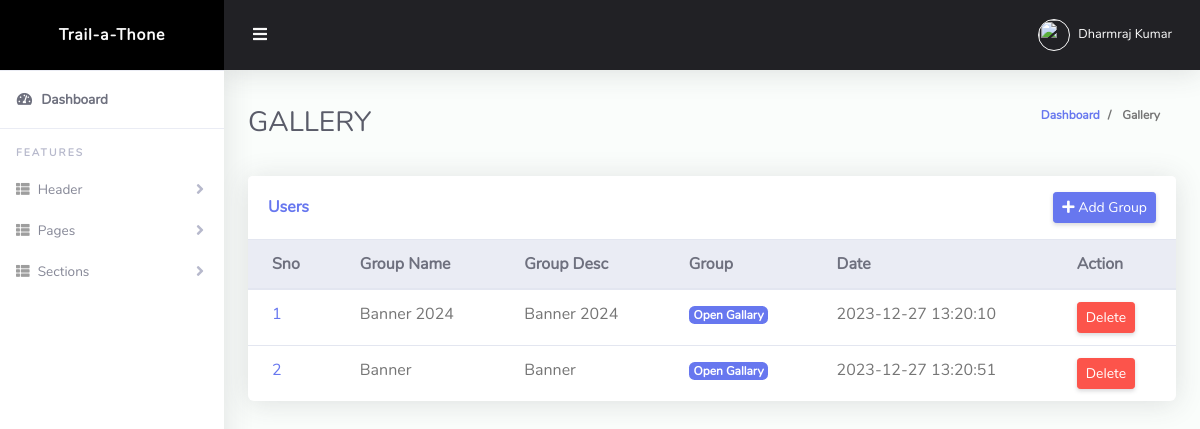
Page /admin/gallery.php?sectionid=2 (signed in) on the committed database.
### tables this page shows
CREATE TABLE `grt_section_group` (
  `id` int(11) NOT NULL,
  `client_id` int(11) NOT NULL,
  `section_id` int(11) NOT NULL,
  `section_group_title` varchar(200) NOT NULL,
  `section_group_desc` varchar(200) NOT NULL,
  `status` tinyint(4) NOT NULL DEFAULT 0,
  `created_date` timestamp NOT NULL DEFAULT current_timestamp(),
  `updated_date` timestamp NOT NULL DEFAULT current_timestamp() ON UPDATE current_timestamp()
);

### admin/config/class.php (called while the page is built, shortened)
<?php
class Db_functions
{
    private $servername = "localhost";
    private $username = "root";
    private $password = "";
    private $db_name = "grt_cms";
    protected $conn = "";
    public function __construct()
    {
        $this->conn = new mysqli($this->servername, $this->username, $this->password, $this->db_name);
    }
    function exe_query($sql_qry)
    {
        $qry = $this->conn->query($sql_qry);
        return $qry;
    }
    function data_fetch($qry)
    {
        $qry_exe = $this->exe_query($qry);
        if (mysqli_num_rows($qry_exe) > 0) {
            while ($data = mysqli_fetch_assoc($qry_exe)) {
                $array[] = $data;
            }
        } else {
            $array = 0;
        }
        return $array;
    }
}

### admin/gallery.php (the view, shortened to what this page needs)
<?php
include "./header.php";
if (isset($_GET['sectionid'])) {
    $section_id = $_GET['sectionid'];
} else {
    echo "<script>
    window.location.href='./add_section';
    </script>";
}
$gallery_data = new Db_functions();
$qry = "SELECT * FROM `grt_section_group` WHERE section_id= $section_id  and  client_id=$_SESSION[active_user]";
$qry_res = $gallery_data->data_fetch($qry);
?>
<div class="row">
    <div class="col-lg-12 mb-4">
        <div class="card">
            <div class="card-header py-3 d-flex flex-row align-items-center justify-content-between">
                <h6 class="m-0 font-weight-bold text-primary">Users</h6>
                <a class="btn btn-primary btn-sm" href="./gallery_add?sectionid=<?= $section_id ?>">
                    <i class=" fa fa-plus"></i> Add Group
                </a>
            </div>
            <div class="table-responsive">
                <table style="Overflow-x:scroll;" class="table align-items-center table-flush">
                    <thead class="thead-light">
                        <tr>
                            <th>Sno</th>
                            <th>Group Name</th>
                            <th>Group Desc</th>
                            <th>Group</th>
                            <th>Date</th>
                            <th>Action</th>
                        </tr>
                    </thead>
                    <tbody>
                        <?php
                        if ($qry_res != 0) {
                            $sno = 0;
                            foreach ($qry_res as $key => $values) {
                                $sno++; ?>
                                <tr>
                                    <td><a href="#"><?= $sno ?></a></td>
                                    <td><?= $values['section_group_title'] ?></td>
                                    <td><?= $values['section_group_desc'] ?></td>
                                    <td>
                                        <a class="badge badge-primary" href="./gallery_view?section_groupid=<?= $values['id'] ?>">Open Gallary</a>
                                    </td>
                                    <td><?= $values['created_date'] ?></td>
                                    <td>
                                        <button class="btn btn-sm btn-danger" data-toggle="modal" data-target="#img_del<?= $values['id'] ?>">Delete</button>
                                    </td>
                                </tr>
                        <?php }
                        } else {
                            echo "NO Images Group Found";
                        }
                        ?>
                    </tbody>
                </table>
            </div>
        </div>
    </div>
</div>
<?php
include "./footer.php";
?>

### admin/css/admin.css (style rules this page uses)
html { position: relative; min-height: 100%; font-family: Nunito; }
body { height: 100%; }
.table-flush td, .table-flush th { border-right: 0; border-left: 0; }
.table-flush tbody tr:first-child td, .table-flush tbody tr:first-child th { border-top: 0; }
.table-flush tbody tr:last-child td, .table-flush tbody tr:last-child th { border-bottom: 0; }
.card .table { margin-bottom: 0; }
.card .table td, .card .table th { padding-right: 1.5rem; padding-left: 1.5rem; }
.card { -webkit-box-shadow: 0 0.15rem 1.75rem 0 rgba(58, 59, 69, 0.15) !important; box-shadow: 0 0.15rem 1.75rem 0 rgba(58, 59, 69, 0.15) !important; }

### rows in the picture
grt_section_group: section_group_title "Banner 2024", section_group_desc "Banner 2024", created_date "2023-12-27 13:20:10"
grt_section_group: section_group_title "Banner", section_group_desc "Banner", created_date "2023-12-27 13:20:51"

### other values in the picture
$_SESSION['user_name'] "Dharmraj Kumar"
$currunt_page "GALLERY"
$currunt_page "Gallery"
